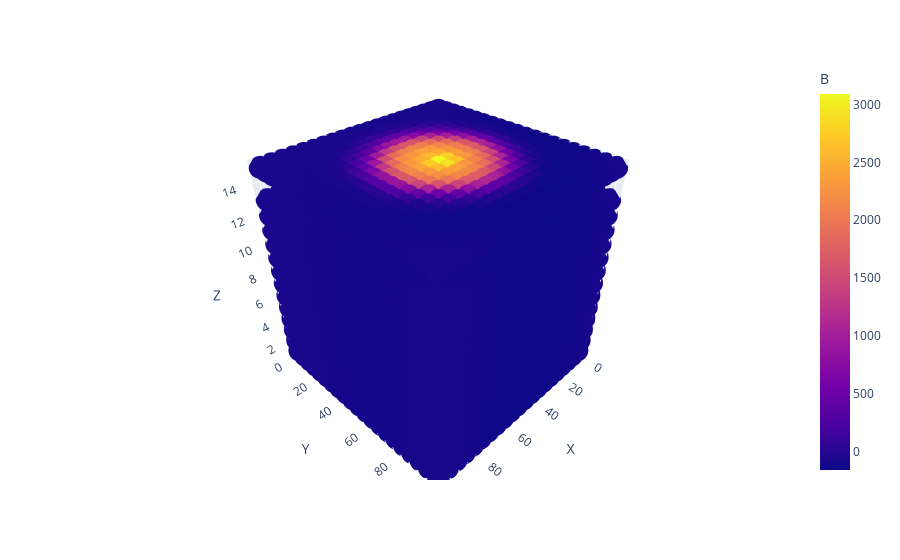

Notebook code for this chart:
### Code cell
fig = px.scatter_3d(fields_df, x='X', y='Y', z='Z', color='B')
fig.show()

### Figure 1 — Plotly figure (JSON) as saved in the notebook; plotly's stock layout.template omitted (floating-point values rounded to 4 significant figures; data arrays with more than 128 entries replaced by an {"elided": "..."} marker saying what was removed)
{"data": [{"hovertemplate": "X=%{x}<br>Y=%{y}<br>Z=%{z}<br>B=%{marker.color}<extra></extra>", "legendgroup": "", "marker": {"color": {"elided": "6174 float values"}, "coloraxis": "coloraxis", "symbol": "circle"}, "mode": "markers", "name": "", "scene": "scene", "showlegend": false, "type": "scatter3d", "x": {"elided": "6174 int values"}, "y": {"elided": "6174 int values"}, "z": {"elided": "6174 int values"}}], "layout": {"coloraxis": {"colorbar": {"title": {"text": "B"}}, "colorscale": [[0, "#0d0887"], [0.1111, "#46039f"], [0.2222, "#7201a8"], [0.3333, "#9c179e"], [0.4444, "#bd3786"], [0.5556, "#d8576b"], [0.6667, "#ed7953"], [0.7778, "#fb9f3a"], [0.8889, "#fdca26"], [1, "#f0f921"]]}, "legend": {"tracegroupgap": 0}, "margin": {"t": 60}, "scene": {"domain": {"x": [0, 1], "y": [0, 1]}, "xaxis": {"title": {"text": "X"}}, "yaxis": {"title": {"text": "Y"}}, "zaxis": {"title": {"text": "Z"}}}}}
